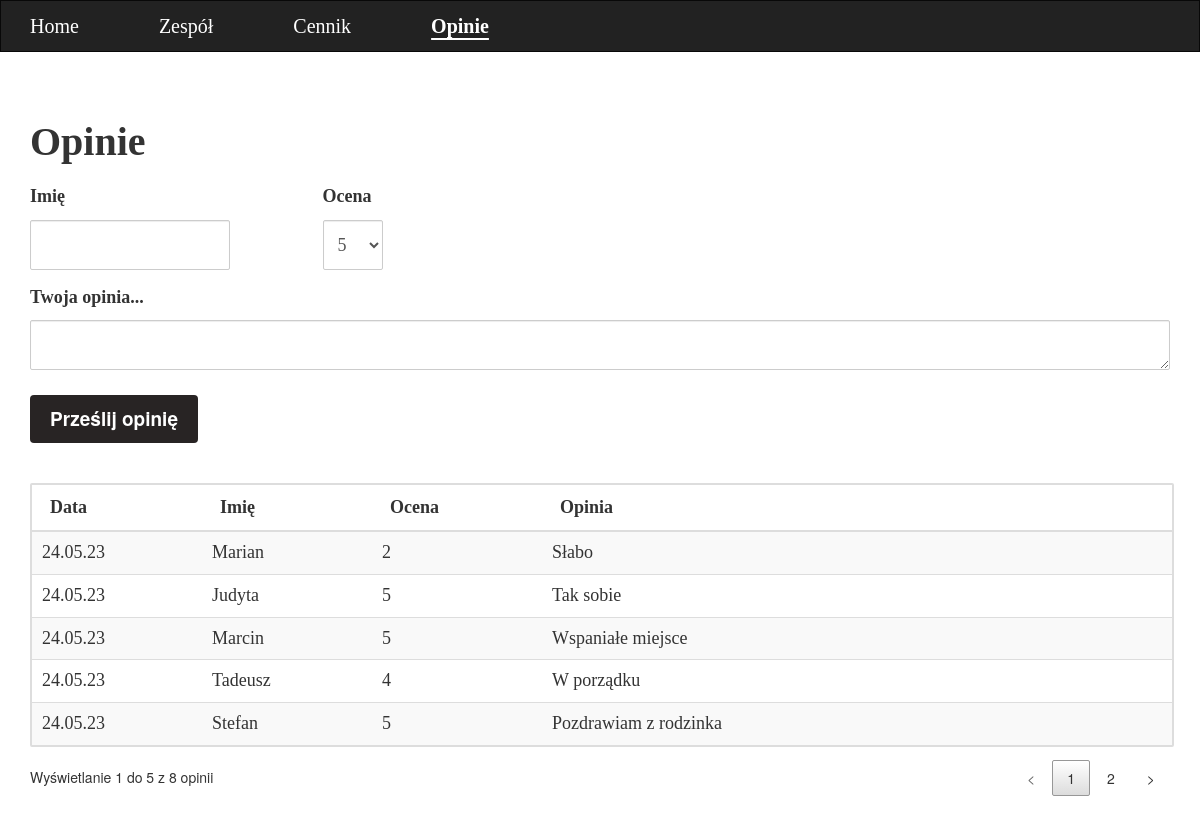
The app's page /opinie, older data.
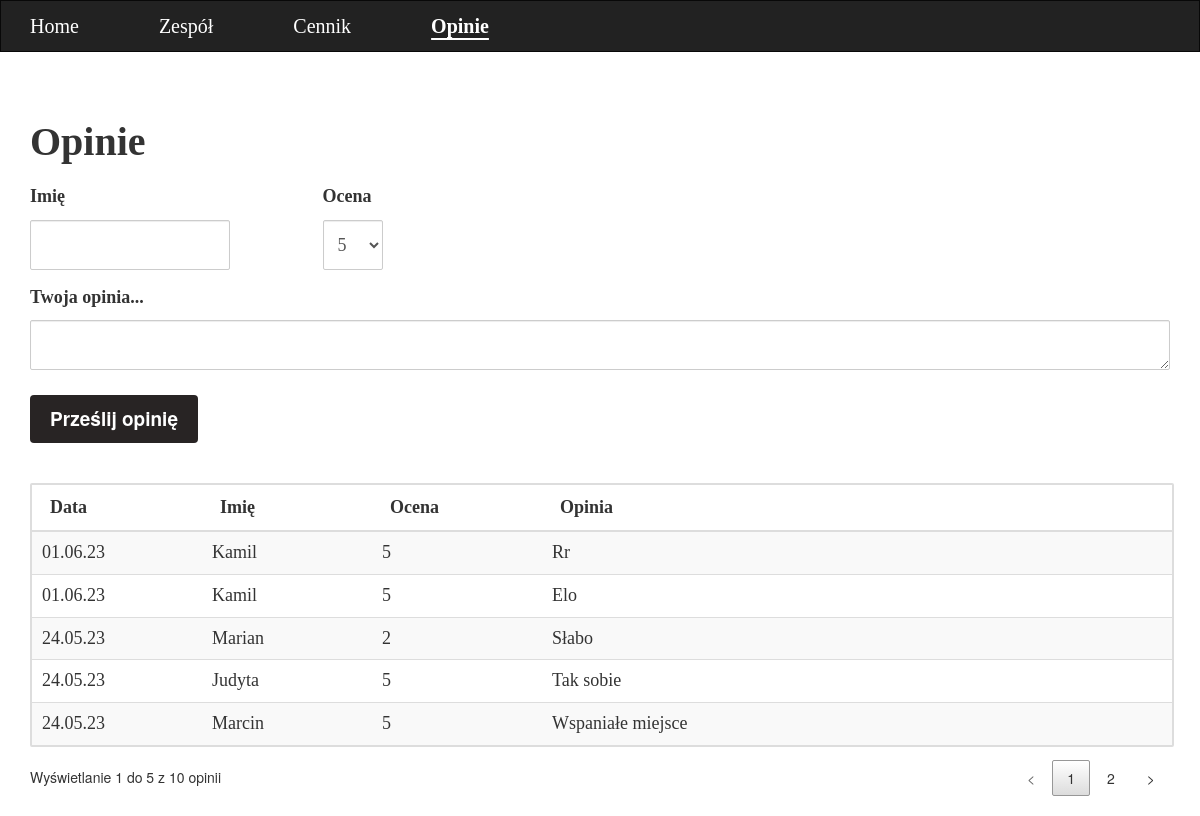
The same page, newer data.
### website/models.py (models this page shows)
class Opinion(db.Model):
    __tablename__ = 'opinions'
    id = db.Column(db.Integer, primary_key=True)
    date = db.Column(db.DateTime(timezone=True), default=func.now())
    name = db.Column(db.String(50), nullable=False)
    rating = db.Column(db.Integer, nullable=False)
    opinion = db.Column(db.String(500), nullable=False)

### website/views.py (the view, shortened to what this page needs)
@views.route('/opinie', methods=['GET', 'POST'])
def opinions():
    form = OpinionForm()
    opinion_list = Opinion.query.order_by(Opinion.date.desc()).all()   # zapytanie do bazy pobierające wszystkie obiekty
    return render_template('opinions.html', current_page='opinie', form=form, opinion_list=opinion_list)

### website/forms.py
class OpinionForm(FlaskForm):
    def capitalize_first_letter(form, field):  # funkcja zmieniająca pierwszą literę imienia i opinii na wielką
        field.data = field.data.capitalize()
    rating = SelectField('Ocena', choices=[(str(i), str(i)) for i in range(5, 0, -1)], validators=[DataRequired()])
    name = StringField('Imię', validators=[DataRequired(), Length(max=50), capitalize_first_letter])
    opinion = TextAreaField('Twoja opinia...', validators=[DataRequired(), Length(max=500), capitalize_first_letter])
    submit = SubmitField('Prześlij opinię')

### website/templates/opinions.html (shortened to what this page needs)
{% extends "base.html" %}
{% import "bootstrap/wtf.html" as wtf %}
{% block content %}
<div class="container" style="padding-top: 100px;">
  <h1 class="header">Opinie</h1>
  <form class="form-group" method="POST">
    <div class="row">
      <div class="col-md-3">
        {{ wtf.form_field(form.name, class="form-control") }}
      </div>
      <div class="col-md-3">
        {{ wtf.form_field(form.rating, class="form-control") }}
      </div>
    </div>
    {{ wtf.form_field(form.opinion, class="form-control") }}
    {{ wtf.form_field(form.submit, class="btn") }}
  </form>
  <table id="opinion-table" class="table table-striped">
    <thead>
      <tr>
        <th>Data</th>
        <th>Imię</th>
        <th>Ocena</th>
        <th>Opinia</th>
      </tr>
    </thead>
    <tbody>
      {% for opinion in opinion_list %}
      <tr>
        <td>{{ opinion.date.strftime('%d.%m.%y') }}</td>
        <td>{{ opinion.name }}</td>
        <td>{{ opinion.rating }}</td>
        <td>{{ opinion.opinion }}</td>
      </tr>
      {% endfor %}
    </tbody>
  </table>
</div>
<link rel="stylesheet" href="{{ url_for('static', filename='jquery.dataTables.min.css') }}">
{% endblock %}

### website/templates/base.html (shortened to what this page needs)
{% extends "bootstrap/base.html" %}
{% block navbar %}
<div class="navbar navbar-inverse" role="navigation">
    <div class="container">
        <div class="navbar-header">
            {% if current_page == 'home' %}
                <a class="navbar-brand" href="/" style="font-weight: bold; text-decoration: underline; text-decoration-thickness: 2px; text-underline-offset: 5px;">Home</a>
            {% else %}
                <a class="navbar-brand" href="/">Home</a>
            {% endif %}
        </div>
        <div class="navbar-collapse collapse">
            <ul class="nav navbar-nav">
                {% if current_page == 'zespol' %}
                    <li><a href="/zespol" style="font-weight: bold; text-decoration: underline; text-decoration-thickness: 2px; text-underline-offset: 5px;">Zespół</a></li>
                {% else %}
                    <li><a href="/zespol">Zespół</a></li>
                {% endif %}
            </ul>
            <ul class="nav navbar-nav">
                {% if current_page == 'cennik' %}
                    <li><a href="/cennik" style="font-weight: bold; text-decoration: underline; text-decoration-thickness: 2px; text-underline-offset: 5px;">Cennik</a></li>
                {% else %}
                    <li><a href="/cennik">Cennik</a></li>
                {% endif %}
            </ul>
            <ul class="nav navbar-nav">
                {% if current_page == 'opinie' %}
                    <li><a href="/opinie" style="font-weight: bold; text-decoration: underline; text-decoration-thickness: 2px; text-underline-offset: 5px;">Opinie</a></li>
                {% else %}
                    <li><a href="/opinie">Opinie</a></li>
                {% endif %}
            </ul>
        </div>
    </div>
</div>
{% endblock %}

### website/templates/base.html (style rules this page uses)
.navbar { border-radius: 0px; position: fixed; top: 0; width: 100%; z-index: 100; font-family: 'Verdana'; }
.nav.navbar-nav li a, .navbar-brand { font-size: 20px; float: left; margin-right: 50px; color: white !important; }

### website/templates/opinions.html (style rules this page uses)
.header { font-family: 'Verdana'; font-size: 40px; font-weight: bold; margin-bottom: 20px; }
table.dataTable { font-family: 'Verdana'; font-size: 18px; border: 2px solid #ddd; border-radius: 2px; margin-bottom: 10px !important; margin-top: 40px !important; }
table.dataTable td:nth-child(1), table.dataTable td:nth-child(2), table.dataTable td:nth-child(3) { width: 150px; max-width: 200px; word-break: break-all; }
.form-control { font-family: 'Verdana'; border-radius: 2px; font-size: 18px; padding: 10px; width: 100%; }
.form-group label { font-family: 'Verdana'; font-size: 18px; font-weight: 600; margin-bottom: 10px; }
.form-group .form-control#name { width: 200px; height: 50px; padding: 10px; margin-bottom: 10px; }
.form-group .form-control#rating { width: 60px; height: 50px; padding: 10px; margin-bottom: 10px; }
.form-group .form-control#opinion { width: 100%; height: 50px; padding: 10px; margin-bottom: 10px; }
.btn { background-color: #282424; color: white; font-weight: 600; border: none; padding: 10px 20px; cursor: pointer; font-size: 19px; align-self: center; margin-top: 10px; }

Row changes from the older to the newer data that the page shows:
no longer on this page (row unchanged): Opinion: date "24.05.23", name "Tadeusz", rating "4", opinion "W porządku"
no longer on this page (row unchanged): Opinion: date "24.05.23", name "Stefan", rating "5", opinion "Pozdrawiam z rodzinka"
added Opinion: date "01.06.23", name "Kamil", rating "5", opinion "Rr"
added Opinion: date "01.06.23", name "Kamil", rating "5", opinion "Elo"
Text that changed along with them:
text written by a page script: "Wyświetlanie 1 do 5 z 8 opinii < 1 2 >" → "Wyświetlanie 1 do 5 z 10 opinii < 1 2 >"
